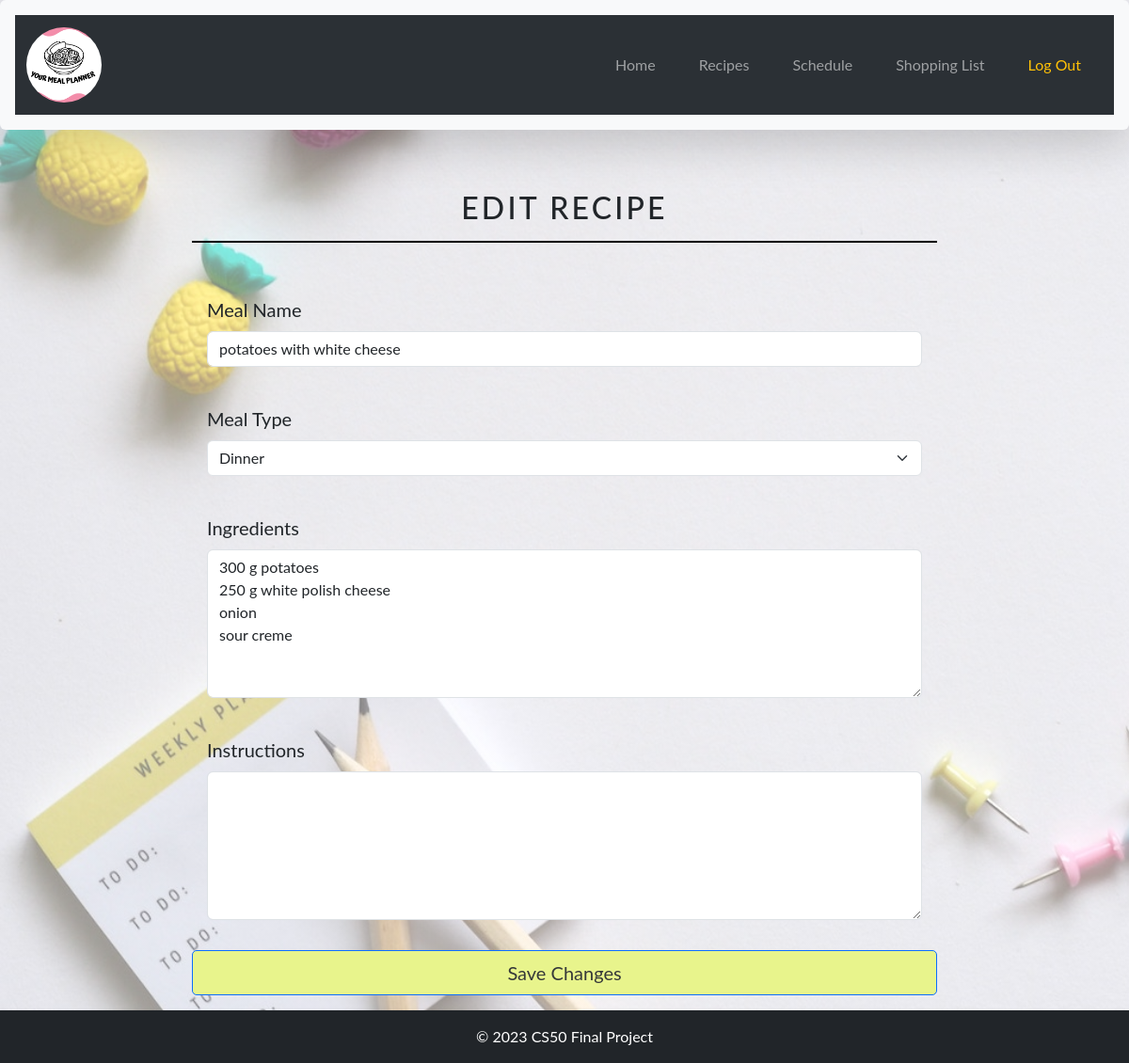
Page /editRecipe/19 (signed in) on the committed database.
### tables this page shows
CREATE TABLE 'Recipes1' (id INTEGER PRIMARY KEY AUTOINCREMENT NOT NULL,user_id INTEGER NOT NULL, mealName TEXT not null,'mealType' TEXT NOT NULL,ingredients TEXT, instructions TEXT, FOREIGN KEY(user_id) references users(id));

### app.py (the view, shortened to what this page needs)
@app.route("/editRecipe/<int:recipe_id>", methods=["GET", "POST"])
@login_required
def editRecipe(recipe_id):
    user_id = session["user_id"]
    recipe = db.execute("SELECT * FROM Recipes1 WHERE id = :recipe_id AND user_id = :user_id",
                        recipe_id=recipe_id, user_id=user_id)
    if not recipe:
        flash("Invalid recipe id", "warning")
    ingredients = [ing.strip() for ing in recipe[0]['ingredients'].split('\n')]
    instructions = [ing.strip()
                              for ing in recipe[0]['instructions'].split('\n')]
    return render_template("editRecipe.html", recipe=recipe[0], ingredients=ingredients, instructions=instructions)

### app.py (called while the page is built)
@app.after_request
def after_request(response):
    response.headers["Cache-Control"] = "no-cache, no-store, must-revalidate"
    response.headers["Expires"] = 0
    response.headers["Pragma"] = "no-cache"
    return response

### helpers.py (called while the page is built)
def login_required(f):
    @wraps(f)
    def decorated_function(*args, **kwargs):
        if session.get("user_id") is None:
            return redirect("/login")
        return f(*args, **kwargs)
    return decorated_function

### templates/editRecipe.html (shortened to what this page needs)
{% extends "layout.html" %}
{% block main %}
<section class="py-3">
  <div class="row justify-content-center">
    <div class="col-md-8">
      <h2 class="text-uppercase text-center mb-5">Edit Recipe</h2>
      <div>
        <form method="POST" action="/editRecipe/{{ recipe['id'] }}">
          <div class="form-outline mb-4 form-control-lg">
            <label for="mealName" class="form-label">Meal Name</label>
            <input type="text" class="form-control" name="mealName" value="{{ recipe['mealName'] }}" required>
          </div>
          <div class="form-outline mb-4 form-control-lg">
            <label for="mealType" class="form-label">Meal Type</label>
            <select class="form-select" aria-label="Default select example" name="mealType"
              value="{{ recipe['mealType'] }}" required>
              <option selected>{{ recipe['mealType'] }}</option>
            </select>
          </div>
          <div class="form-outline mb-4 form-control-lg">
            <label for="ingredients" class="form-label">Ingredients</label>
            <textarea class="form-control" name="ingredients" rows="6">{{ recipe['ingredients'] }}</textarea>
          </div>
          <div class="form-outline mb-4 form-control-lg">
            <label for="instructions" class="form-label">Instructions</label>
            <textarea class="form-control" name="instructions" rows="6">{{ recipe['instructions'] }}</textarea>
          </div>
          <div class="d-grid gap-2">
            <button type="submit" class="btn btn-lg btn-primary">Save Changes</button>
          </div>
        </form>
      </div>
    </div>
  </div>
</section>
{% endblock %}

### static/styles.css (style rules this page uses)
html, body { box-sizing: border-box; margin: 0; padding: 0; }
* { margin: 0; padding: 0; box-sizing: border-box; font-family: "Lato", sans-serif; }
body { display: grid; grid-template-rows: auto 1fr auto; min-height: 100vh; margin-bottom: 0; background: linear-gradient(rgba(255, 255, 255, 0.5), rgba(255, 255, 255, 0.5)), url('/static/pexels-jess-bailey-designs-965119.jpg'); background-repeat: no-repeat; background-size: cover; }
h2 { text-transform: uppercase; font-size: 2.5rem; letter-spacing: 0.1em; text-align: center; margin-bottom: 2rem; border-bottom: 2px solid #000; padding-bottom: 1rem; }
.btn.btn-lg { background-color: #e8f48c; color: #353839; border-radius: 5px; }

### rows in the picture
Recipes1: mealName "potatoes with white cheese", mealType "Dinner", ingredients "300 g potatoes 250 g white polish cheese onion sour creme"
